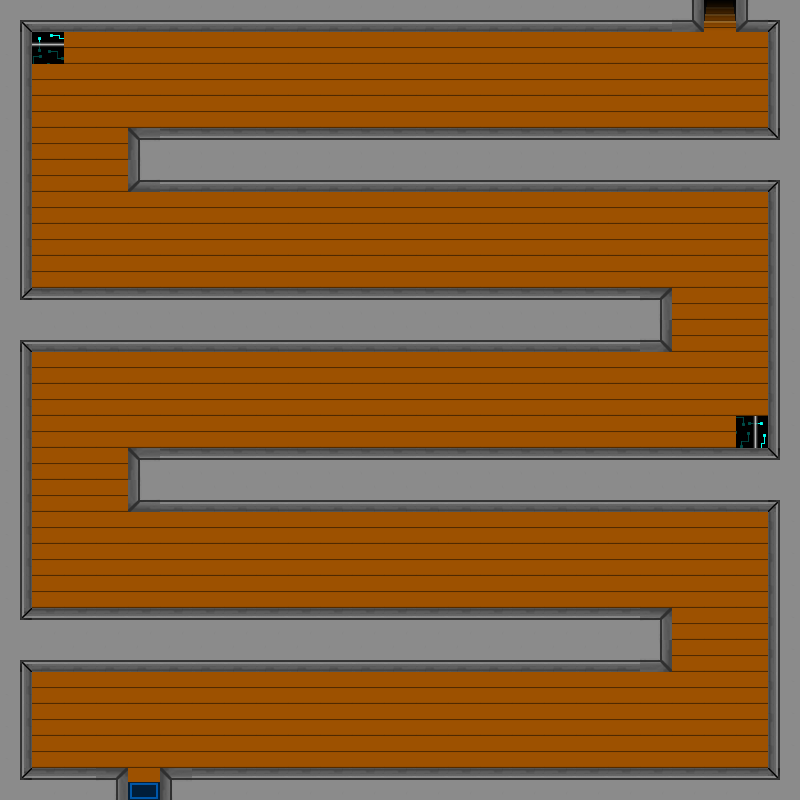

A level layout from a 2D game, rendered from its tile map. Below: a short description, then the map file with tile-grid data replaced by summaries:
An orthogonal 25x25 tile map with 32x32 px tiles, 3 tile layers (Camada de Tiles 1, Colisoes, Baus), 1 hidden layer not drawn, 9 tilesets.

<map version="1.0" orientation="orthogonal" renderorder="right-down" width="25" height="25" tilewidth="32" tileheight="32" nextobjectid="1">
 <tileset firstgid="1" name="Parede" tilewidth="32" tileheight="32">
  <image source="Parede.png" width="96" height="32" />
 </tileset>
 <tileset firstgid="4" name="Tile_Madeira" tilewidth="32" tileheight="32">
  <image source="Tile_Madeira.png" width="32" height="32" />
 </tileset>
 <tileset firstgid="5" name="TapeteEntrada" tilewidth="32" tileheight="32">
  <image source="TapeteEntrada.png" width="32" height="32" />
  <tile id="0">
   <properties>
    <property name="door" value="door" />
   </properties>
  </tile>
 </tileset>
 <tileset firstgid="6" name="EscadaDescendo" tilewidth="32" tileheight="32">
  <image source="EscadaDescendo.png" width="32" height="32" />
  <tile id="0">
   <properties>
    <property name="door" value="door" />
   </properties>
  </tile>
 </tileset>
 <tileset firstgid="7" name="EscadaSubindo" tilewidth="32" tileheight="32">
  <image source="EscadaSubindo.png" width="32" height="32" />
  <tile id="0">
   <properties>
    <property name="door" value="door" />
   </properties>
  </tile>
 </tileset>
 <tileset firstgid="8" name="Bau" tilewidth="32" tileheight="32">
  <image source="Bau.png" width="32" height="32" />
  <tile id="0">
   <properties>
    <property name="chest" value="chest" />
   </properties>
  </tile>
 </tileset>
 <tileset firstgid="9" name="ParedeInvisivel" tilewidth="32" tileheight="32">
  <image source="ParedeInvisivel.png" width="32" height="32" />
  <tile id="0">
   <properties>
    <property name="blocked" value="blocked" />
   </properties>
  </tile>
 </tileset>
 <tileset firstgid="10" name="Portal1" tilewidth="32" tileheight="32">
  <image source="Portal1.png" width="32" height="32" />
  <tile id="0">
   <properties>
    <property name="door" value="MapaExterno.tmx" />
   </properties>
  </tile>
 </tileset>
 <tileset firstgid="11" name="Portal2" tilewidth="32" tileheight="32">
  <image source="Portal2.png" width="32" height="32" />
  <tile id="0">
   <properties>
    <property name="door" value="2.oAndarBabi.tmx" />
   </properties>
  </tile>
 </tileset>
 <layer name="Camada de Tiles 1" width="25" height="25">
  <data>[625 cells, 625 non-empty, 6 distinct tile ids]</data>
 </layer>
 <layer name="Colisoes" width="25" height="25" opacity="0">
  <data>[625 cells, 625 non-empty, 4 distinct tile ids]</data>
 </layer>
 <layer name="Baus" width="25" height="25">
  <data>[625 cells, 2 non-empty, 1 distinct tile ids]</data>
 </layer>
 <layer name="Baus2" width="25" height="25" visible="0">
  <data>[625 cells, 1 non-empty, 1 distinct tile ids]</data>
 </layer>
</map>
